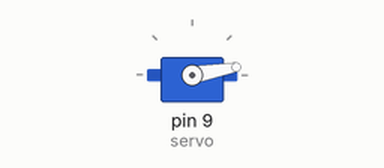
Recording of a sketch running on a simulated Arduino Uno, built with avr-gcc and run on an emulated ATmega328P. On the bench: servo.

Above: at 0.1 s.
At 5.1 s:
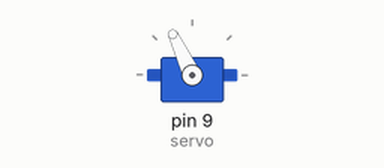
Timing chart, 0 to 7.0 s (numbered marks = the images above):
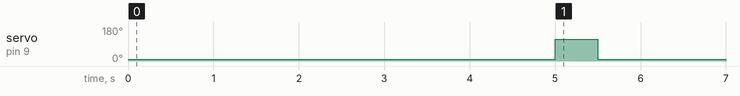

The sketch:

frog_feeder.ino
```cpp
#include <Servo.h>

Servo servo;

const int neutral_pos = 10; // setting to zero causes servo vibration

void setup() {
  servo.attach(9); // digital pin 9
  servo.write(neutral_pos);
  delay(5000);
}

void servo_tilt(int degrees) {
  servo.write(neutral_pos + degrees);
}

// Feed Mr. Know-It-All every 24 hours
const unsigned long interval = 24UL * 60UL * 60UL * 1000UL;

void loop() {
  servo_tilt(105);
  delay(500);
  servo_tilt(0);
  unsigned long start = millis();
  while (millis() - start < interval);
}
```

Measured:
- by itself, servo on pin 9 (servo): 10° → 115° at 5.0 s, → 10° 0.50 s later
